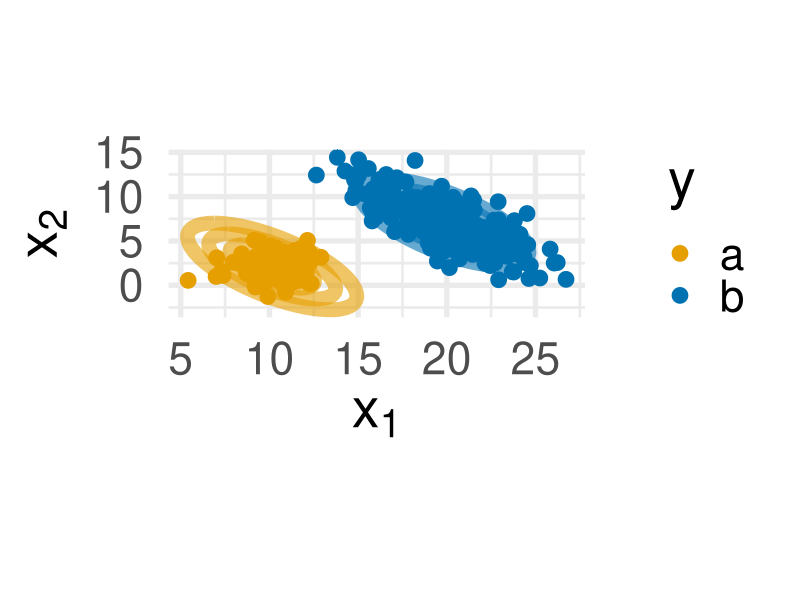
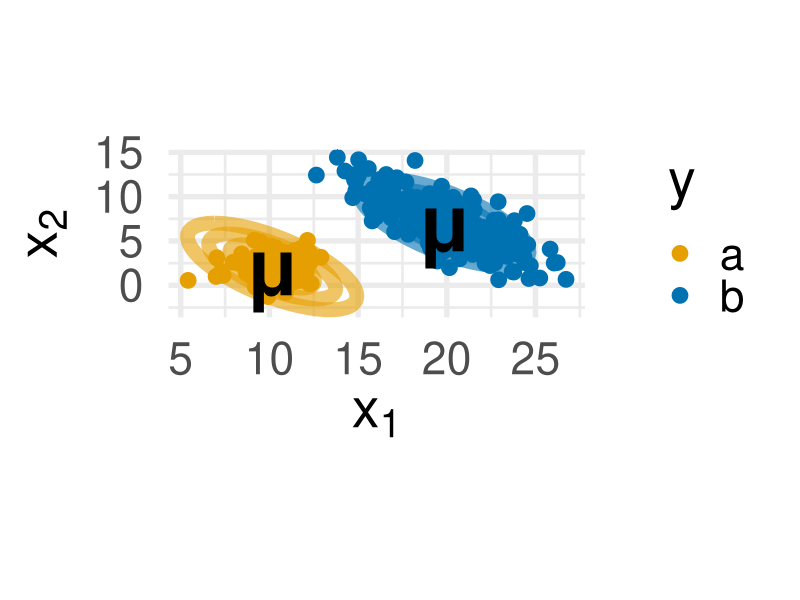
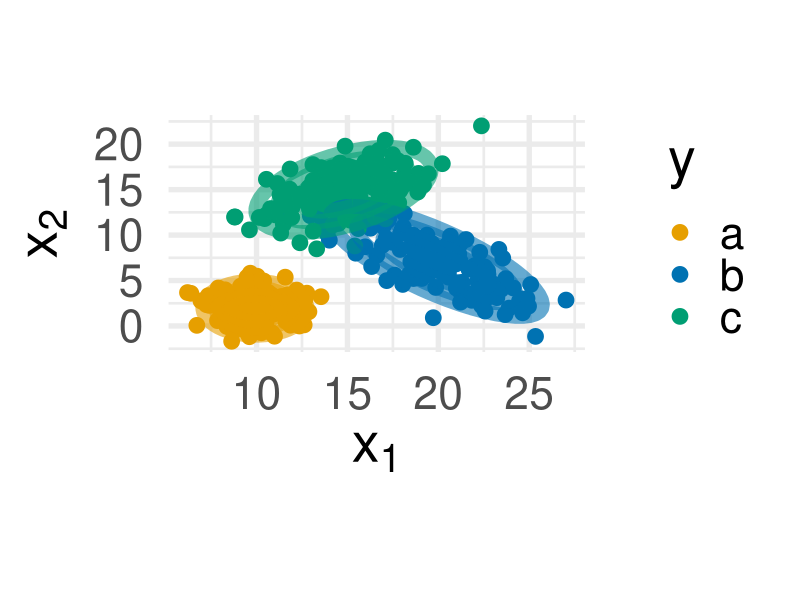
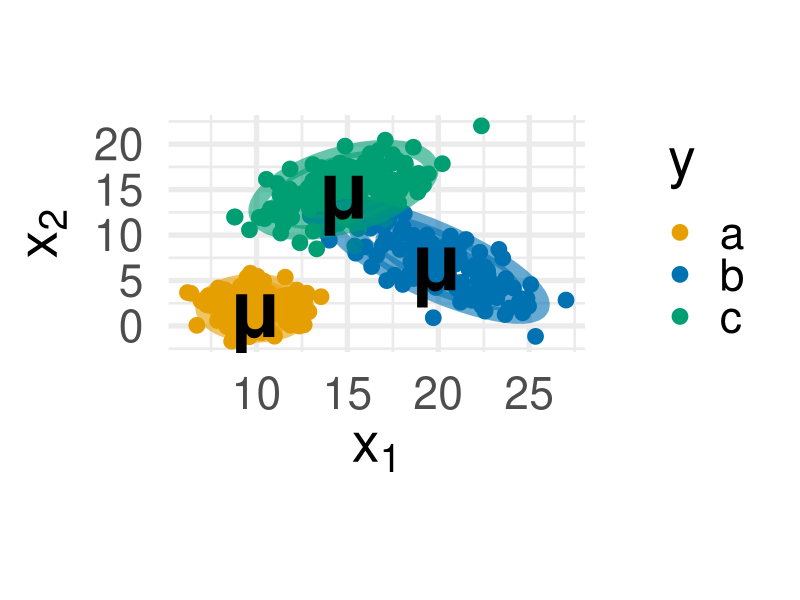

The R source for these figures, in order:
# goal here is to visualize LDA/QDA with µs and 1st/2nd eigenvector (principal components)
library(ggplot2)
library(MASS)
library(car)

# OPTIONS
plot_width <- 20
plot_height <- 10
plot_dpi <- 300
line_size <- 5
base_size <- 40
point_size <- 5

options(digits = 3, 
        width = 65, 
        str = strOptions(strict.width = "cut", vec.len = 3))

set.seed(123)

# LDA data generation (imbalanced two-class)
n_a_lda <- 100
n_b_lda <- 200

classa_lda <- data.frame(mvrnorm(n = n_a_lda, 
                                 mu = c(10, 2), 
                                 Sigma = matrix(c(2, 0, 0, 2), ncol = 2)))
classb_lda <- data.frame(mvrnorm(n = n_b_lda, 
                                 mu = c(20, 7), 
                                 Sigma = matrix(c(8, -6, -6, 8), ncol = 2)))

# combines LDA data into one
df_lda <- rbind(
  cbind(classa_lda, y = "a"),
  cbind(classb_lda, y = "b")
)
colnames(df_lda) <- c("x1", "x2", "y")

# QDA data generation (three-class!)
n_qda <- 150

classa_qda <- data.frame(mvrnorm(n = n_qda, 
                                 mu = c(10, 2), 
                                 Sigma = matrix(c(2, 0, 0, 2), ncol = 2)))
classb_qda <- data.frame(mvrnorm(n = n_qda, 
                                 mu = c(20, 7), 
                                 Sigma = matrix(c(8, -6, -6, 8), ncol = 2)))
classc_qda <- data.frame(mvrnorm(n = n_qda, 
                                 mu = c(15, 15), 
                                 Sigma = matrix(c(6, 3, 3, 6), ncol = 2)))

# combines QDA data into one
df_qda <- rbind(
  cbind(classa_qda, y = "a"),
  cbind(classb_qda, y = "b"),
  cbind(classc_qda, y = "c")
)
colnames(df_qda) <- c("x1", "x2", "y")

# mean and variance calculations for LDA
mu_a_lda <- colMeans(df_lda[df_lda$y == "a", 1:2])
mu_b_lda <- colMeans(df_lda[df_lda$y == "b", 1:2])

# pooled variance calculation for LDA (shared covariance!!)
var_lda <- ((n_a_lda - 1) * var(df_lda[df_lda$y == "a", 1:2]) + (n_b_lda - 1) * var(df_lda[df_lda$y == "b", 1:2])) / (n_a_lda + n_b_lda - 2)

# mean and variance Calculations for QDA
mu_a_qda <- colMeans(df_qda[df_qda$y == "a", 1:2])
mu_b_qda <- colMeans(df_qda[df_qda$y == "b", 1:2])
mu_c_qda <- colMeans(df_qda[df_qda$y == "c", 1:2])

var_qda_a <- var(df_qda[df_qda$y == "a", 1:2])
var_qda_b <- var(df_qda[df_qda$y == "b", 1:2])
var_qda_c <- var(df_qda[df_qda$y == "c", 1:2])

# PLOTTING
# create ellipsoids for LDA
a_ell_lda_1 <- as.data.frame(ellipse(center = mu_a_lda, shape = var_lda, radius = 1, draw = FALSE))
a_ell_lda_1_5 <- as.data.frame(ellipse(center = mu_a_lda, shape = var_lda, radius = 1.5, draw = FALSE))
a_ell_lda_2 <- as.data.frame(ellipse(center = mu_a_lda, shape = var_lda, radius = 2, draw = FALSE))
b_ell_lda_1 <- as.data.frame(ellipse(center = mu_b_lda, shape = var_lda, radius = 1, draw = FALSE))
b_ell_lda_1_5 <- as.data.frame(ellipse(center = mu_b_lda, shape = var_lda, radius = 1.5, draw = FALSE))
b_ell_lda_2 <- as.data.frame(ellipse(center = mu_b_lda, shape = var_lda, radius = 2, draw = FALSE))
colnames(a_ell_lda_1) <- colnames(a_ell_lda_1_5) <- colnames(a_ell_lda_2) <- colnames(b_ell_lda_1) <- colnames(b_ell_lda_1_5) <- colnames(b_ell_lda_2) <- c("x1", "x2")

# create ellipsoids for QDA
a_ell_qda_1 <- as.data.frame(ellipse(center = mu_a_qda, shape = var_qda_a, radius = 1, draw = FALSE))
a_ell_qda_1_5 <- as.data.frame(ellipse(center = mu_a_qda, shape = var_qda_a, radius = 1.5, draw = FALSE))
a_ell_qda_2 <- as.data.frame(ellipse(center = mu_a_qda, shape = var_qda_a, radius = 2, draw = FALSE))
b_ell_qda_1 <- as.data.frame(ellipse(center = mu_b_qda, shape = var_qda_b, radius = 1, draw = FALSE))
b_ell_qda_1_5 <- as.data.frame(ellipse(center = mu_b_qda, shape = var_qda_b, radius = 1.5, draw = FALSE))
b_ell_qda_2 <- as.data.frame(ellipse(center = mu_b_qda, shape = var_qda_b, radius = 2, draw = FALSE))
c_ell_qda_1 <- as.data.frame(ellipse(center = mu_c_qda, shape = var_qda_c, radius = 1, draw = FALSE))
c_ell_qda_1_5 <- as.data.frame(ellipse(center = mu_c_qda, shape = var_qda_c, radius = 1.5, draw = FALSE))
c_ell_qda_2 <- as.data.frame(ellipse(center = mu_c_qda, shape = var_qda_c, radius = 2, draw = FALSE))
colnames(a_ell_qda_1) <- colnames(a_ell_qda_1_5) <- colnames(a_ell_qda_2) <- colnames(b_ell_qda_1) <- colnames(b_ell_qda_1_5) <- colnames(b_ell_qda_2) <- colnames(c_ell_qda_1) <- colnames(c_ell_qda_1_5) <- colnames(c_ell_qda_2) <- c("x1", "x2")

plot_lda_1 <- ggplot(data = df_lda, aes(x = x1, y = x2, color = y)) +
  geom_point(size = point_size, show.legend = TRUE) +
  geom_path(data = a_ell_lda_1, aes(x = x1, y = x2), color = "#E69F00", alpha = 0.6, linewidth = line_size) +
  geom_path(data = a_ell_lda_1_5, aes(x = x1, y = x2), color = "#E69F00", alpha = 0.6, linewidth = line_size) +
  geom_path(data = a_ell_lda_2, aes(x = x1, y = x2), color = "#E69F00", alpha = 0.6, linewidth = line_size) +
  geom_path(data = b_ell_lda_1, aes(x = x1, y = x2), color = "#0072B2", alpha = 0.6, linewidth = line_size) +
  geom_path(data = b_ell_lda_1_5, aes(x = x1, y = x2), color = "#0072B2", alpha = 0.6, linewidth = line_size) +
  geom_path(data = b_ell_lda_2, aes(x = x1, y = x2), color = "#0072B2", alpha = 0.6, linewidth = line_size) +
  labs(x = expression(x[1]), y = expression(x[2])) +
  coord_fixed(ratio = 0.5) +
  theme_minimal(base_size = base_size) +
  scale_color_manual(values = c("a" = "#E69F00", "b" = "#0072B2"))

plot_lda_2 <- ggplot(data = df_lda, aes(x = x1, y = x2, color = y)) +
  geom_point(size = point_size, show.legend = TRUE) +
  geom_path(data = a_ell_lda_1, aes(x = x1, y = x2), color = "#E69F00", alpha = 0.6, linewidth = line_size) +
  geom_path(data = a_ell_lda_1_5, aes(x = x1, y = x2), color = "#E69F00", alpha = 0.6, linewidth = line_size) +
  geom_path(data = a_ell_lda_2, aes(x = x1, y = x2), color = "#E69F00", alpha = 0.6, linewidth = line_size) +
  geom_path(data = b_ell_lda_1, aes(x = x1, y = x2), color = "#0072B2", alpha = 0.6, linewidth = line_size) +
  geom_path(data = b_ell_lda_1_5, aes(x = x1, y = x2), color = "#0072B2", alpha = 0.6, linewidth = line_size) +
  geom_path(data = b_ell_lda_2, aes(x = x1, y = x2), color = "#0072B2", alpha = 0.6, linewidth = line_size) +
  annotate("text", x = mu_a_lda[1], y = mu_a_lda[2], label = "μ", color = "black", size = point_size * 4, fontface = "bold", hjust = 0.5, vjust = 0.5) +
  annotate("text", x = mu_b_lda[1], y = mu_b_lda[2], label = "μ", color = "black", size = point_size * 4, fontface = "bold", hjust = 0.5, vjust = 0.5) +
#  annotate("segment", x = mu_a_lda[1], y = mu_a_lda[2], xend = mu_a_lda[1] + eigen(var_lda)$vectors[1, 1] * sqrt(eigen(var_lda)$values[1]) * 2, yend = mu_a_lda[2] + eigen(var_lda)$vectors[2, 1] * sqrt(eigen(var_lda)$values[1]) * 2, color = "black", linetype = "dashed", linewidth = line_size * 0.8) +
#  annotate("segment", x = mu_a_lda[1], y = mu_a_lda[2], xend = mu_a_lda[1] + eigen(var_lda)$vectors[1, 2] * sqrt(eigen(var_lda)$values[2]) * 2, yend = mu_a_lda[2] + eigen(var_lda)$vectors[2, 2] * sqrt(eigen(var_lda)$values[2]) * 2, color = "black", linetype = "dashed", linewidth = line_size * 0.8) +
#  annotate("segment", x = mu_b_lda[1], y = mu_b_lda[2], xend = mu_b_lda[1] + eigen(var_lda)$vectors[1, 1] * sqrt(eigen(var_lda)$values[1]) * 2, yend = mu_b_lda[2] + eigen(var_lda)$vectors[2, 1] * sqrt(eigen(var_lda)$values[1]) * 2, color = "black", linetype = "dashed", linewidth = line_size * 0.8) +
#  annotate("segment", x = mu_b_lda[1], y = mu_b_lda[2], xend = mu_b_lda[1] + eigen(var_lda)$vectors[1, 2] * sqrt(eigen(var_lda)$values[2]) * 2, yend = mu_b_lda[2] + eigen(var_lda)$vectors[2, 2] * sqrt(eigen(var_lda)$values[2]) * 2, color = "black", linetype = "dashed", linewidth = line_size * 0.8) +
  labs(x = expression(x[1]), y = expression(x[2])) +
  coord_fixed(ratio = 0.5) +
  theme_minimal(base_size = base_size) +
  scale_color_manual(values = c("a" = "#E69F00", "b" = "#0072B2"))

plot_qda_1 <- ggplot(data = df_qda, aes(x = x1, y = x2, color = y)) +
  geom_point(size = point_size, show.legend = TRUE) +
  geom_path(data = a_ell_qda_1, aes(x = x1, y = x2), color = "#E69F00", alpha = 0.6, linewidth = line_size) +
  geom_path(data = a_ell_qda_1_5, aes(x = x1, y = x2), color = "#E69F00", alpha = 0.6, linewidth = line_size) +
  geom_path(data = a_ell_qda_2, aes(x = x1, y = x2), color = "#E69F00", alpha = 0.6, linewidth = line_size) +
  geom_path(data = b_ell_qda_1, aes(x = x1, y = x2), color = "#0072B2", alpha = 0.6, linewidth = line_size) +
  geom_path(data = b_ell_qda_1_5, aes(x = x1, y = x2), color = "#0072B2", alpha = 0.6, linewidth = line_size) +
  geom_path(data = b_ell_qda_2, aes(x = x1, y = x2), color = "#0072B2", alpha = 0.6, linewidth = line_size) +
  geom_path(data = c_ell_qda_1, aes(x = x1, y = x2), color = "#009E73", alpha = 0.6, linewidth = line_size) +
  geom_path(data = c_ell_qda_1_5, aes(x = x1, y = x2), color = "#009E73", alpha = 0.6, linewidth = line_size) +
  geom_path(data = c_ell_qda_2, aes(x = x1, y = x2), color = "#009E73", alpha = 0.6, linewidth = line_size) +
  labs(x = expression(x[1]), y = expression(x[2])) +
  coord_fixed(ratio = 0.5) +
  theme_minimal(base_size = base_size) +
  scale_color_manual(values = c("a" = "#E69F00", "b" = "#0072B2", "c" = "#009E73"))

plot_qda_2 <- ggplot(data = df_qda, aes(x = x1, y = x2, color = y)) +
  geom_point(size = point_size, show.legend = TRUE) +
  geom_path(data = a_ell_qda_1, aes(x = x1, y = x2), color = "#E69F00", alpha = 0.6, linewidth = line_size) +
  geom_path(data = a_ell_qda_1_5, aes(x = x1, y = x2), color = "#E69F00", alpha = 0.6, linewidth = line_size) +
  geom_path(data = a_ell_qda_2, aes(x = x1, y = x2), color = "#E69F00", alpha = 0.6, linewidth = line_size) +
  geom_path(data = b_ell_qda_1, aes(x = x1, y = x2), color = "#0072B2", alpha = 0.6, linewidth = line_size) +
  geom_path(data = b_ell_qda_1_5, aes(x = x1, y = x2), color = "#0072B2", alpha = 0.6, linewidth = line_size) +
  geom_path(data = b_ell_qda_2, aes(x = x1, y = x2), color = "#0072B2", alpha = 0.6, linewidth = line_size) +
  geom_path(data = c_ell_qda_1, aes(x = x1, y = x2), color = "#009E73", alpha = 0.6, linewidth = line_size) +
  geom_path(data = c_ell_qda_1_5, aes(x = x1, y = x2), color = "#009E73", alpha = 0.6, linewidth = line_size) +
  geom_path(data = c_ell_qda_2, aes(x = x1, y = x2), color = "#009E73", alpha = 0.6, linewidth = line_size) +
  annotate("text", x = mu_a_qda[1], y = mu_a_qda[2], label = "μ", color = "black", size = point_size * 4, fontface = "bold", hjust = 0.5, vjust = 0.5) +
  annotate("text", x = mu_b_qda[1], y = mu_b_qda[2], label = "μ", color = "black", size = point_size * 4, fontface = "bold", hjust = 0.5, vjust = 0.5) +
  annotate("text", x = mu_c_qda[1], y = mu_c_qda[2], label = "μ", color = "black", size = point_size * 4, fontface = "bold", hjust = 0.5, vjust = 0.5) +
#  annotate("segment", x = mu_a_qda[1], y = mu_a_qda[2], xend = mu_a_qda[1] + eigen(var_qda_a)$vectors[1, 1] * sqrt(eigen(var_qda_a)$values[1]) * 2, yend = mu_a_qda[2] + eigen(var_qda_a)$vectors[2, 1] * sqrt(eigen(var_qda_a)$values[1]) * 2, color = "black", linetype = "dashed", linewidth = line_size * 0.8) +
#  annotate("segment", x = mu_a_qda[1], y = mu_a_qda[2], xend = mu_a_qda[1] + eigen(var_qda_a)$vectors[1, 2] * sqrt(eigen(var_qda_a)$values[2]) * 2, yend = mu_a_qda[2] + eigen(var_qda_a)$vectors[2, 2] * sqrt(eigen(var_qda_a)$values[2]) * 2, color = "black", linetype = "dashed", linewidth = line_size * 0.8) +
#  annotate("segment", x = mu_b_qda[1], y = mu_b_qda[2], xend = mu_b_qda[1] + eigen(var_qda_b)$vectors[1, 1] * sqrt(eigen(var_qda_b)$values[1]) * 2, yend = mu_b_qda[2] + eigen(var_qda_b)$vectors[2, 1] * sqrt(eigen(var_qda_b)$values[1]) * 2, color = "black", linetype = "dashed", linewidth = line_size * 0.8) +
#  annotate("segment", x = mu_b_qda[1], y = mu_b_qda[2], xend = mu_b_qda[1] + eigen(var_qda_b)$vectors[1, 2] * sqrt(eigen(var_qda_b)$values[2]) * 2, yend = mu_b_qda[2] + eigen(var_qda_b)$vectors[2, 2] * sqrt(eigen(var_qda_b)$values[2]) * 2, color = "black", linetype = "dashed", linewidth = line_size * 0.8) +
#  annotate("segment", x = mu_c_qda[1], y = mu_c_qda[2], xend = mu_c_qda[1] + eigen(var_qda_c)$vectors[1, 1] * sqrt(eigen(var_qda_c)$values[1]) * 2, yend = mu_c_qda[2] + eigen(var_qda_c)$vectors[2, 1] * sqrt(eigen(var_qda_c)$values[1]) * 2, color = "black", linetype = "dashed", linewidth = line_size * 0.8) +
#  annotate("segment", x = mu_c_qda[1], y = mu_c_qda[2], xend = mu_c_qda[1] + eigen(var_qda_c)$vectors[1, 2] * sqrt(eigen(var_qda_c)$values[2]) * 2, yend = mu_c_qda[2] + eigen(var_qda_c)$vectors[2, 2] * sqrt(eigen(var_qda_c)$values[2]) * 2, color = "black", linetype = "dashed", linewidth = line_size * 0.8) +
  labs(x = expression(x[1]), y = expression(x[2])) +
  coord_fixed(ratio = 0.5) +
  theme_minimal(base_size = base_size) +
  scale_color_manual(values = c("a" = "#E69F00", "b" = "#0072B2", "c" = "#009E73"))

ggsave("../figure/disc_analysis-lda_1.png", plot = plot_lda_1, width = plot_width, height = plot_height, dpi = plot_dpi)
ggsave("../figure/disc_analysis-lda_2.png", plot = plot_lda_2, width = plot_width, height = plot_height, dpi = plot_dpi)
ggsave("../figure/disc_analysis-qda_1.png", plot = plot_qda_1, width = plot_width, height = plot_height, dpi = plot_dpi)
ggsave("../figure/disc_analysis-qda_2.png", plot = plot_qda_2, width = plot_width, height = plot_height, dpi = plot_dpi)
